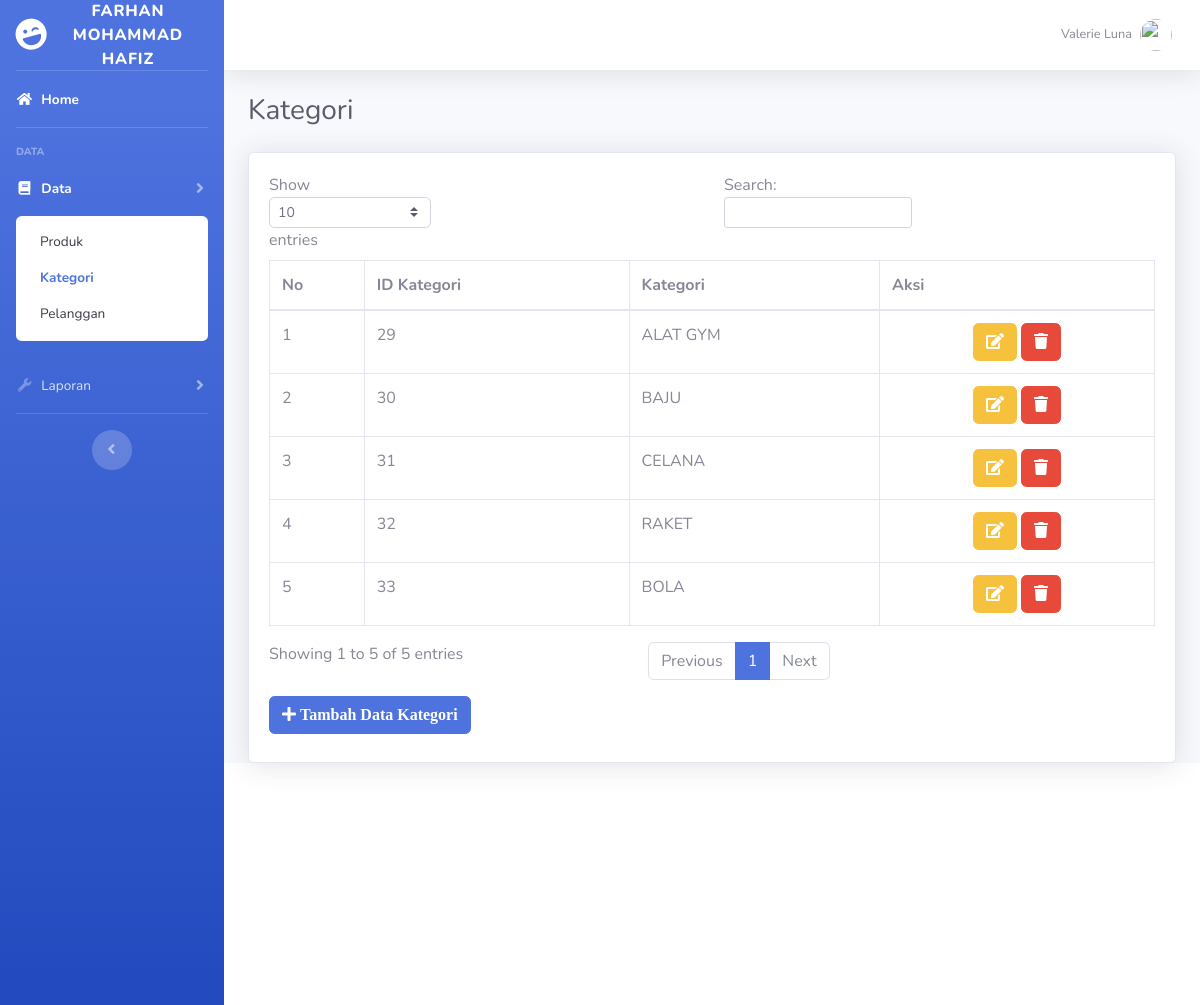
The page /admin/index.php?page=kategori on the database its author committed.
### tables this page shows
CREATE TABLE `tbkategori` (
  `id` int(10) NOT NULL,
  `kategori` varchar(200) NOT NULL
);

### admin/page/kategori/kategori.php (the view, shortened to what this page needs)
<div class="row">
	<?php
	if($_GET['act']=='add' || $_GET['act']=='edit'){
		include "page/kategori/add_kategori.php";
	} else if($_GET['act']=='delete'){
		$id = $_GET['kat'];
		mysql_query("DELETE FROM tbkategori WHERE id='$id'");
		header("location:?page=kategori");
	} else {
	?>
	<div class="col-md-12">
		<div class="card shadow">
			<div class="card-body">
				<div class="table-responsive">
					<table class="table table-bordered" id="dataTable">
						<thead>
							<tr>
								<th>No</th>
								<th>ID Kategori</th>
								<th>Kategori</th>
								<th>Aksi</th>
							</tr>
						</thead>
						<tbody>
							<?php
							$sql = mysql_query("SELECT * FROM tbkategori ORDER BY id ASC");
							$no = 1;
							while($d = mysql_fetch_array($sql)){?>
								<tr>
									<td><?= $no++;?></td>
									<td><?= $d['id'];?></td>
									<td><?= ucfirst($d['kategori']);?></td>
									<td class="text-center"><a href="?page=kategori&act=edit&kat=<?= $d['id'];?>" class="btn btn-warning"><i class="fa fa-edit"></i></a> <a href="?page=kategori&act=delete&kat=<?= $d['id'];?>" class="btn btn-danger" onclick="return confirm('Anda yakin ingin menghapus kategori ini?')"><i class="fa fa-trash"></i></a></td>
								</tr>
							<?php } ?>
						</tbody>
					</table>
					<a href="?page=kategori&act=add" class="btn btn-primary mb-2"><i class="fa fa-plus"> Tambah Data Kategori</i></a>
				</div>
			</div>
		</div>
	</div>
<?php } ?>
</div>

### rows shown on the page
tbkategori: id "29", kategori "ALAT GYM"
tbkategori: id "30", kategori "BAJU"
tbkategori: id "31", kategori "CELANA"
tbkategori: id "32", kategori "RAKET"
tbkategori: id "33", kategori "BOLA"

### other values the page prints
$judul "Kategori"
